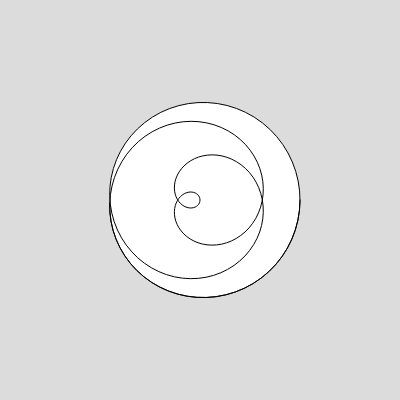
Frame 1 (no input)
Frame 60 (no input): identical to frame 1, image omitted
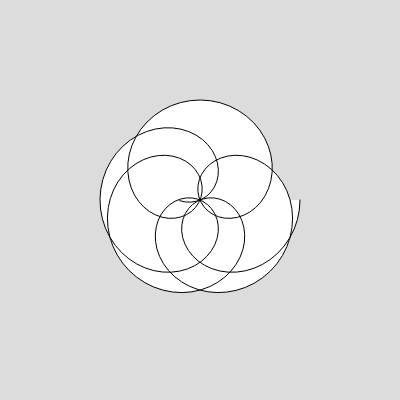
Frame 120 (the mouse pressed at the canvas centre since frame 60)

The p5.js sketch that drew these frames (run headless with seeded random() and noise() and a simulated clock; from frame 60 on, the mouse is pressed at the canvas centre):

// p5.js sketch
// ── sketch.js
function setup() {
  createCanvas(400, 400);
}

function draw() {
  background(220);
  translate(width/2,height/2)
  beginShape()
  for (a = 0; a < 4*TWO_PI; a += 0.1) {
    let n = map(mouseX,0,width,1,7)
    let d = map(mouseY,0,height,1,9)
    let k = n/7
    let r = cos(k*a)*100;
    x = r * cos(a);
    y = r * sin(a);
    vertex(x,y)
  }
  endShape()
}
